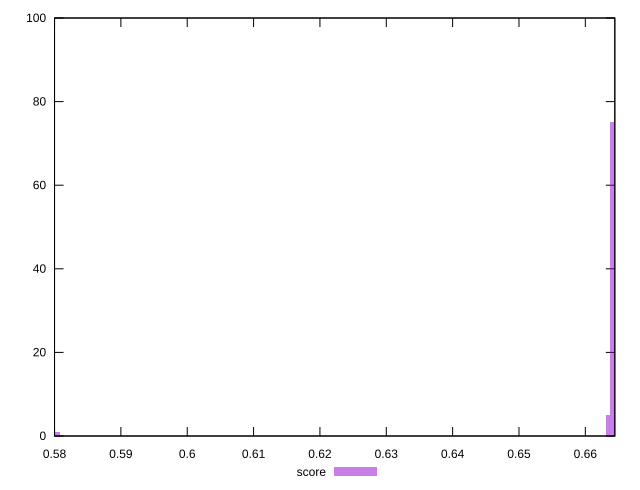

Write the gnuplot code that produced this figure.
reset

$score <<EOF
0.6639663530504989 75
0.6645338456599438 18
0.663398860441054 5
0.5805449394621028 1
0.579977446852658 1
EOF

set key outside below
set boxwidth 0.0005674926094448708
set xrange [0.58:0.6644444444444444]
set yrange [0:100]
set trange [0:100]
set style fill transparent solid 0.5 noborder
set terminal svg size 640, 490 enhanced background rgb 'white'
set output "reprap/uses-rel-preload/samples/pages+cached+noexternal/score/histogram.svg"

plot $score title "score" with boxes

reset
